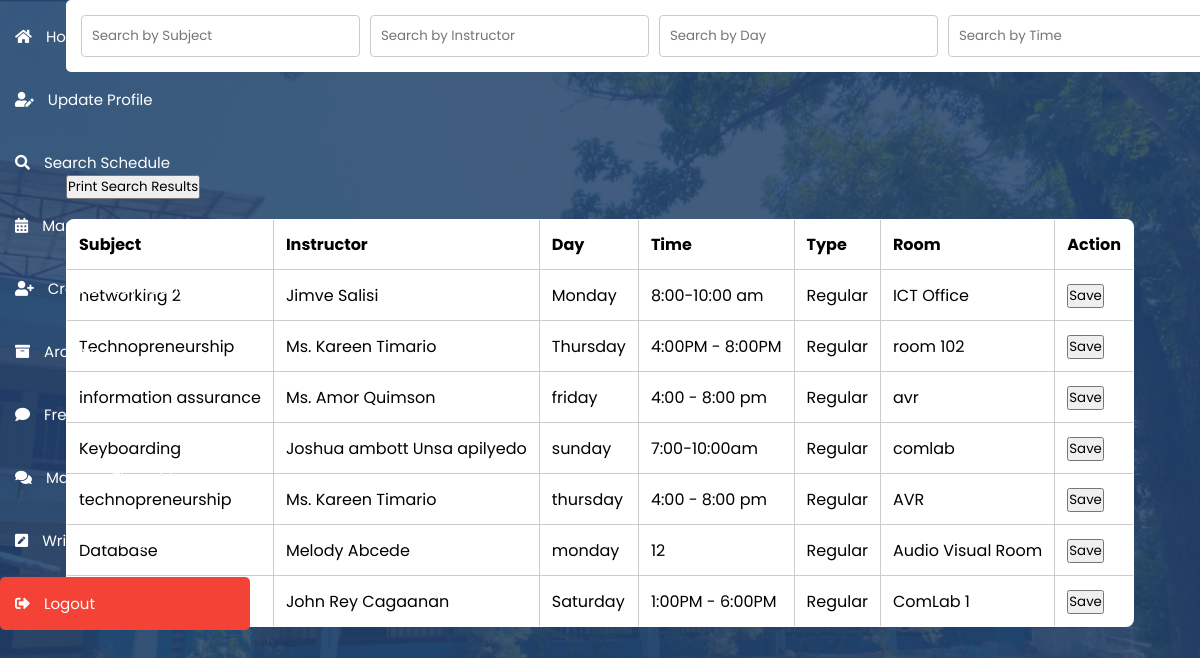
Screenshot of /searchschedadmin.php (signed in) with the database file from the repository.
### tables this page shows
CREATE TABLE `schedule` (
  `id` int(255) NOT NULL,
  `subject` varchar(100) NOT NULL,
  `instructor` varchar(100) NOT NULL,
  `day` varchar(50) NOT NULL,
  `time` varchar(50) NOT NULL,
  `type` varchar(50) NOT NULL,
  `room` varchar(50) NOT NULL
);

### searchschedadmin.php (the view, shortened to what this page needs)
<?php
include 'config.php';
$user_id = $_SESSION['user_id'];
if (isset($_POST['submit'])) {
    $searchSubject = mysqli_real_escape_string($conn, $_POST['searchSubject']);
    $searchInstructor = mysqli_real_escape_string($conn, $_POST['searchInstructor']);
    $searchDay = mysqli_real_escape_string($conn, $_POST['searchDay']);
    $searchTime = mysqli_real_escape_string($conn, $_POST['searchTime']);
    $searchType = mysqli_real_escape_string($conn, $_POST['searchType']);
    $searchRoom = mysqli_real_escape_string($conn, $_POST['searchRoom']);
    $whereClause = "WHERE 1";
    if (!empty($searchSubject)) {
        $whereClause .= " AND subject LIKE '%$searchSubject%'";
    }
    if (!empty($searchInstructor)) {
        $whereClause .= " AND instructor LIKE '%$searchInstructor%'";
    }
    if (!empty($searchDay)) {
        $whereClause .= " AND day LIKE '%$searchDay%'";
    }
    if (!empty($searchTime)) {
        $whereClause .= " AND time LIKE '%$searchTime%'";
    }
    if (!empty($searchType)) {
        $whereClause .= " AND type LIKE '%$searchType%'";
    }
    if (!empty($searchRoom)) {
        $whereClause .= " AND room LIKE '%$searchRoom%'";
    }
    $filterQuery = "SELECT * FROM schedule $whereClause";
    $filterResult = mysqli_query($conn, $filterQuery);
    if (mysqli_num_rows($filterResult) > 0) {
        $filterData = mysqli_fetch_all($filterResult, MYSQLI_ASSOC);
    } else {
        $message = "No data found";
    }
} else {
    $allDataQuery = "SELECT * FROM schedule";
    $allDataResult = mysqli_query($conn, $allDataQuery);
    if (mysqli_num_rows($allDataResult) > 0) {
        $filterData = mysqli_fetch_all($allDataResult, MYSQLI_ASSOC);
    } else {
        $message = "No data found";
    }
}
?>
<!DOCTYPE html>
<html lang="en">
<head>
    <link rel="stylesheet" href="https://cdnjs.cloudflare.com/ajax/libs/font-awesome/5.15.4/css/all.min.css">
</head>
<body>
<div class="sidebar">
    <a href="home.php" class="btn">
        <i class="fas fa-home"></i>
        <span class="link-name">Home</span>
    </a>
    <a href="update_profile.php" class="btn">
        <i class="fas fa-user-edit"></i>
        <span class="link-name">Update Profile</span>
    </a>
    <a href="searchschedadmin.php" class="btn">
        <i class="fas fa-search"></i>
        <span class="link-name">Search Schedule</span>
    </a>
    <a href="index.php" class="btn">
        <i class="fas fa-calendar-alt"></i>
        <span class="link-name">Manage Schedule</span>
    </a>
    <a href="register.php" class="btn">
        <i class="fas fa-user-plus"></i>
        <span class="link-name">Create User Accounts</span>
    </a>
    <a href="archive.php" class="btn">
        <i class="fas fa-archive"></i>
        <span class="link-name">Archive</span>
    </a>
    <a href="adminwallthots.php" class="btn">
      <i class="fas fa-comment"></i>
      <span class="link-name">Freedom Wall</span>
   </a>
    <a href="managethots.php" class="btn">
        <i class="fas fa-comments"></i>
        <span class="link-name">Manage Thoughts</span>
    </a>
    <a href="thots.php?user_id=<?php echo $user_id; ?>" class="btn">
        <i class="fas fa-pen-square"></i>
        <span class="link-name">Write a Thought</span>
    </a>
    <a href="home.php?logout=<?php echo $user_id; ?>" class="delete-btn">
        <i class="fas fa-sign-out-alt"></i>
        <span class="link-name">Logout</span>
    </a>
</div>
<body>
<div class="container">
<button onclick="printSearchResults()">Print Search Results</button>
<nav>
        <form action="searchschedadmin.php" method="POST">
            <input type="text" name="searchSubject" placeholder="Search by Subject">
            <input type="text" name="searchInstructor" placeholder="Search by Instructor">
            <input type="text" name="searchDay" placeholder="Search by Day">
            <input type="text" name="searchTime" placeholder="Search by Time">
        </form>
</nav>
    <?php
    if (isset($filterData)) {
        echo "<table border='1'>
                <tr>
                    <th>Subject</th>
                    <th>Instructor</th>
                    <th>Day</th>
                    <th>Time</th>
                    <th>Type</th>
                    <th>Room</th>
                    <th>Action</th>
                </tr>";
                foreach ($filterData as $row) {
                    echo "<tr>
                            <td>{$row['subject']}</td>
                            <td>{$row['instructor']}</td>
                            <td>{$row['day']}</td>
                            <td>{$row['time']}</td>
                            <td>{$row['type']}</td>
                            <td>{$row['room']}</td>
                            <td>
                                <form action='searchsched.php' method='POST'>
                                    <input type='hidden' name='filterData' value='" . urlencode(json_encode($row)) . "'>
                                    <button type='submit' name='saveToDashboard'>Save</button>
                                </form>
                            </td>
                        </tr>";
                }
        echo "</table>";
    }
    ?>
</body>
</html>

### searchschedadmin.php (style rules this page uses)
* { margin: 0; padding: 0; box-sizing: border-box; font-family: "Poppins", sans-serif; }
body { display: flex; justify-content: center; align-items: center; min-height: 100vh; background: url(pics/ustp.png) no-repeat; background-size: cover; background-position: center; }
.sidebar { height: none; width: 250px; position: fixed; top: 0; left: 0; padding-top: none; }
.sidebar a { padding: 15px; text-decoration: none; font-size: 15px; color: WHITE; display: block; transition: 0.3s; }
.sidebar a i { margin-right: 10px; }
.btn { display: inline-block; padding: 10px 15px; margin: 10px 0; text-decoration: none; color: #fff; border-radius: 5px; transition: background-color 0.3s; }
.delete-btn { display: inline-block; padding: 10px 15px; margin: 10px 0; text-decoration: none; background-color: #f44336; color: #fff; border-radius: 5px; transition: background-color 0.3s; }
nav { position: fixed; width: 100%; top: 0; background-color: white; z-index: 1000; display: flex; justify-content: space-between; padding: 10px; border-radius: 5px; }
nav form { display: flex; }
nav input[type="text"] { padding: 10px; margin: 5px; border: 1px solid #ccc; border-radius: 4px; }
table { width: 100%; border-collapse: collapse; background-color: #fff; margin-top: 20px; border-radius: 8px; overflow: hidden; }
table th, table td { padding: 12px; border: 1px solid #ccc; text-align: left; }
table th, table td { transition: background-color 0.3s; }

### rows the page displays
schedule: subject "networking 2", instructor "Jimve Salisi", day "Monday", time "8:00-10:00 am", type "Regular", room "ICT Office"
schedule: subject "Technopreneurship", instructor "Ms. Kareen Timario", day "Thursday", time "4:00PM - 8:00PM", type "Regular", room "room 102"
schedule: subject "information assurance", instructor "Ms. Amor Quimson", day "friday", time "4:00 - 8:00 pm", type "Regular", room "avr"
schedule: subject "Keyboarding", instructor "Joshua ambott Unsa apilyedo", day "sunday", time "7:00-10:00am", type "Regular", room "comlab"
schedule: subject "technopreneurship", instructor "Ms. Kareen Timario", day "thursday", time "4:00 - 8:00 pm", type "Regular", room "AVR"
schedule: subject "Database", instructor "Melody Abcede", day "monday", time "12", type "Regular", room "Audio Visual Room"
schedule: instructor "John Rey Cagaanan", day "Saturday", time "1:00PM - 6:00PM", type "Regular", room "ComLab 1"
